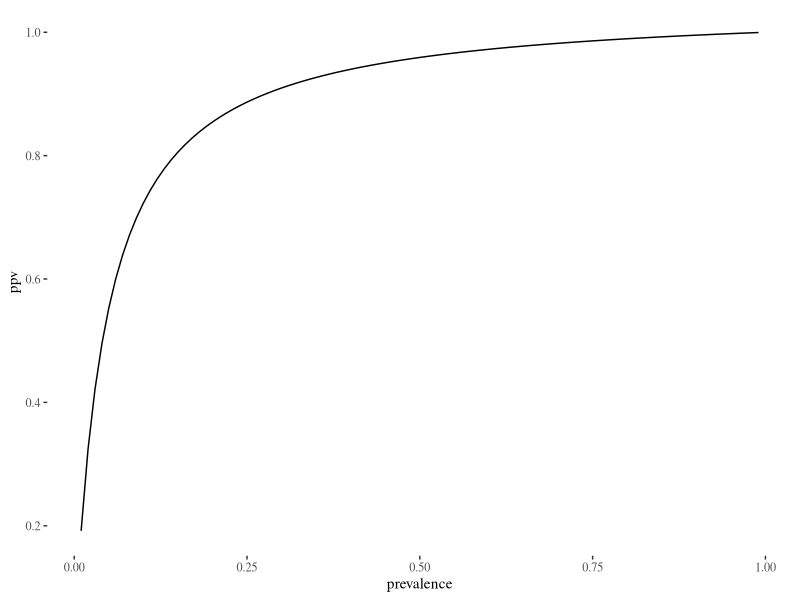
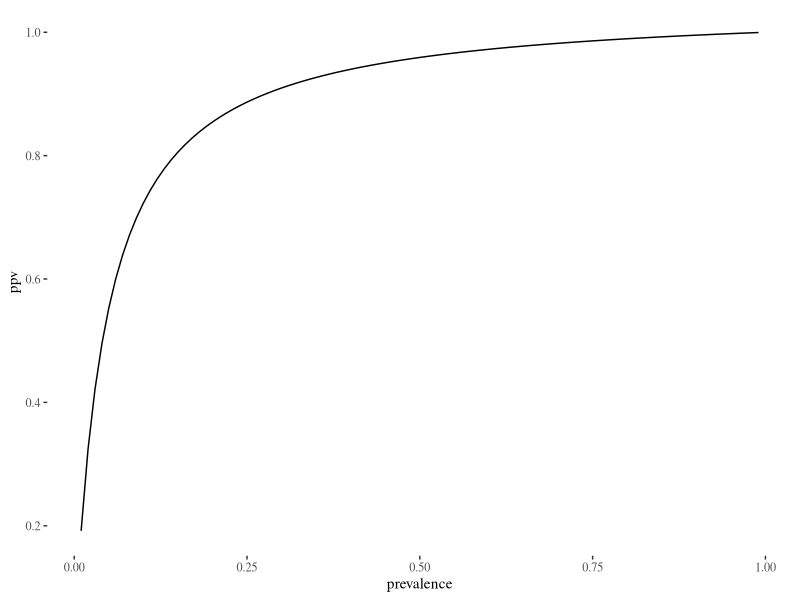

Generate these figures, in order, with R:
## ---- chunk 1
library(ggplot2, warn.conflicts = FALSE, quietly=TRUE)
library(ggthemes, quietly = TRUE)
population = 10000
sensitivity = 0.94
specificity = 0.96
prevalence = seq(0.01, 0.99, 0.01)

diseased = population * prevalence
nondiseased = population - diseased
true_positive = diseased * sensitivity
false_positive = nondiseased - (nondiseased * specificity)

ppv = true_positive / (true_positive + false_positive)

ggplot() + geom_line(aes(x=prevalence, y=ppv)) + theme_tufte()
## ---- chunk 2
sensitivity = 0.94
specificity = 0.96
prevalence = seq(0.01, 0.99, 0.01)

ppv = (sensitivity * prevalence) / ((sensitivity * prevalence) + ((1-specificity) * (1-prevalence)))

ggplot() + geom_line(aes(x=prevalence, y=ppv)) + theme_tufte()
